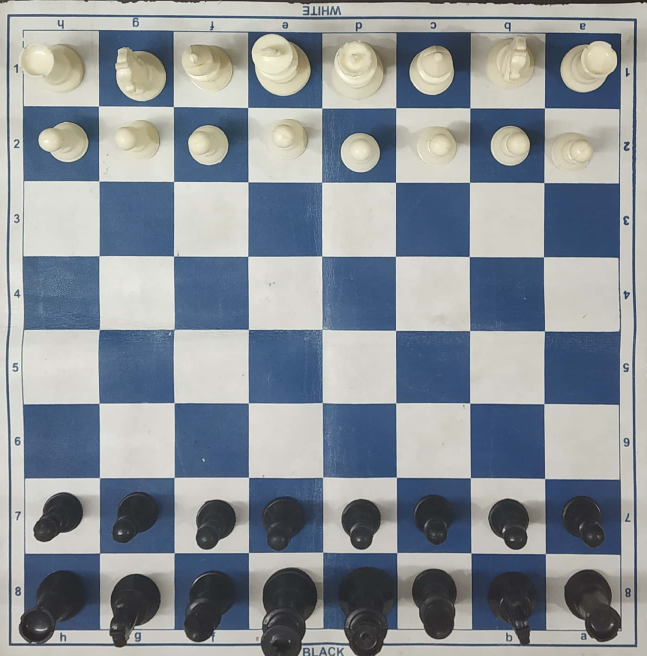
#> input picture Python_Chess/Images/2.jpg, 1940 x 1968 px, found by its file name (shown at 1/3 size)
$ python temp.py
#> lines starting #> are read from the running program, lines starting #| are printed output that depends on the picture
import cv2
from matplotlib import pyplot as plt

def nothing(X):
    pass

def thresold_calibreation(img):
    cv2.namedWindow("thresold_calibration")
    cv2.createTrackbar("thresold", "thresold_calibration", 0, 255, nothing)
    while True:
        t =  cv2.getTrackbarPos("thresold", "thresold_calibration")
        matrix,thresold = cv2.threshold(img,t,255,cv2.THRESH_BINARY)
        cv2.imshow("thresold",thresold)

        if cv2.waitKey(1) & 0xFF == ord('q'):
            return t

image1 = cv2.imread('Method_working\Images/2.jpg')
#> image1 is the input picture: shape (1968, 1940, 3); mean B, G, R 152.3, 145.7, 138.8
image2 = cv2.imread('Method_working\Images/3.jpg')
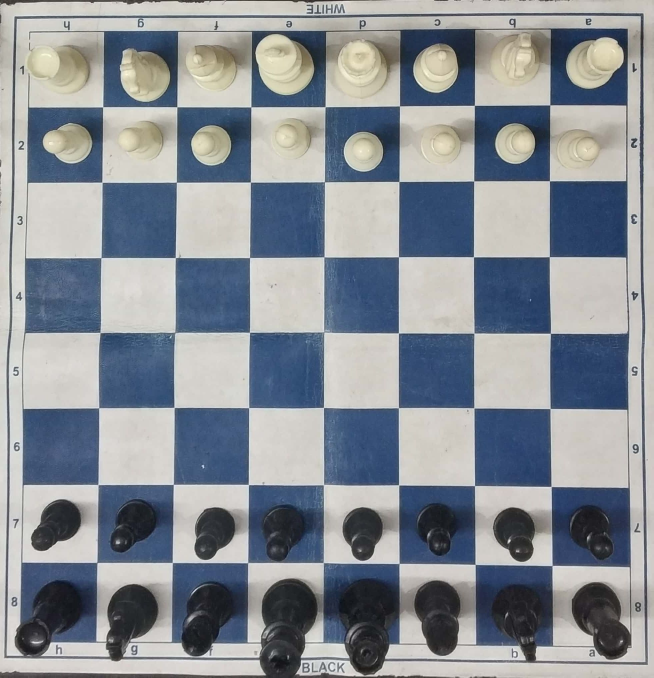
#> input picture Python_Chess/Images/3.jpg, 1960 x 2032 px, found by its file name (shown at 1/3 size)
#> image2 is the input picture: shape (2032, 1960, 3); mean B, G, R 149.2, 141.9, 135.9

image1_gray = cv2.cvtColor(image1, cv2.COLOR_BGR2GRAY)
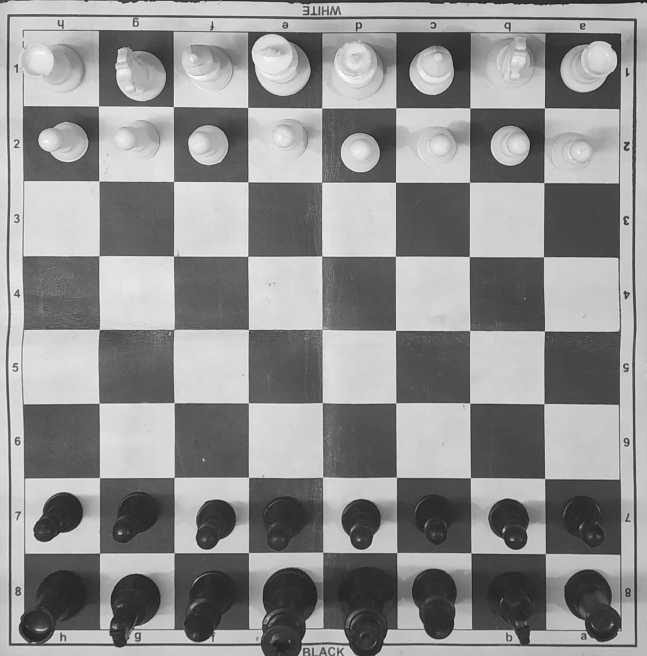
#> image1_gray: shape (1968, 1940) (shown at 1/3 size); min 8, max 254, mean 144.3
image2_gray = cv2.cvtColor(image2, cv2.COLOR_BGR2GRAY)
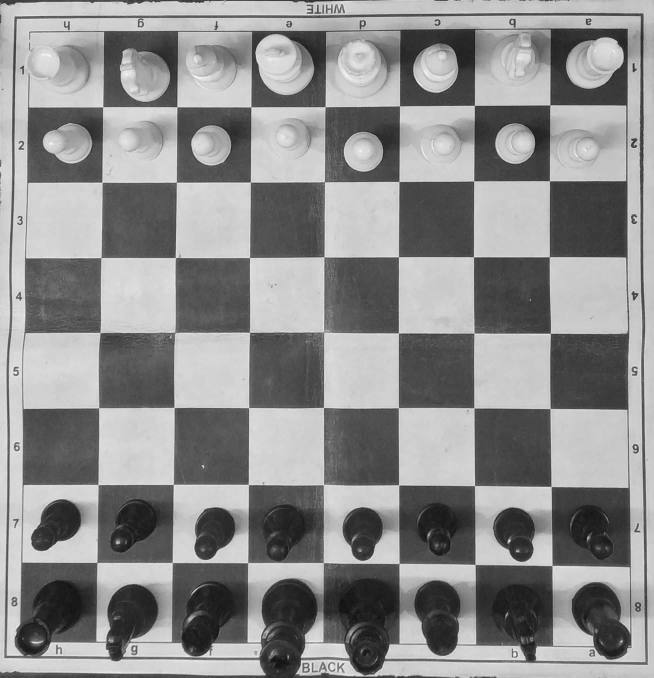
#> image2_gray: shape (2032, 1960) (shown at 1/3 size); min 7, max 254, mean 140.9

#> (the run stopped early here; a loop or call above may not have finished)
